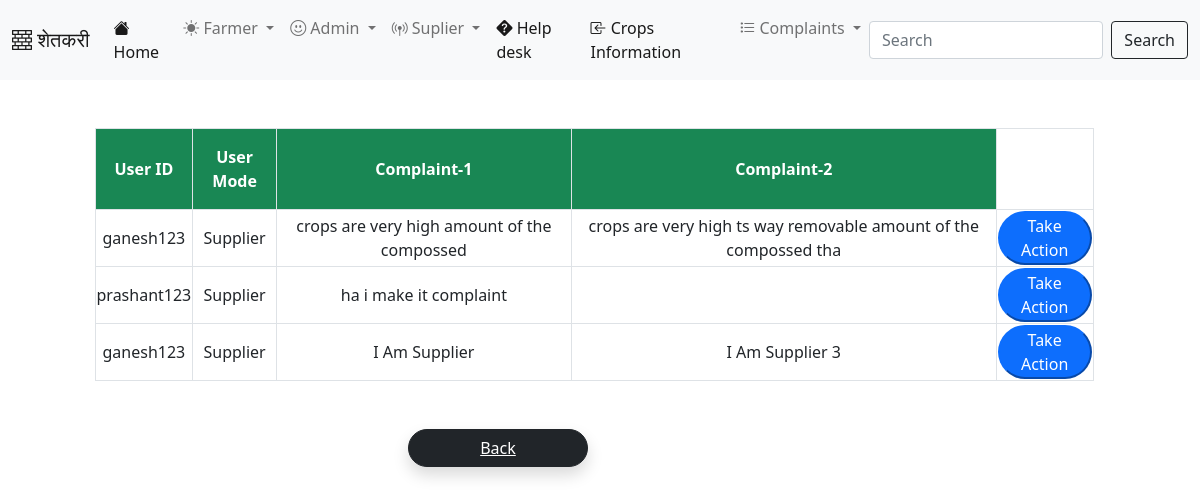
/seecomp.php, run on the app's committed database.
### tables this page shows
CREATE TABLE `complaint` (
  `ID` varchar(55) NOT NULL,
  `Mode` varchar(25) NOT NULL,
  `Complaint_1` varchar(255) NOT NULL,
  `Complaint_2` varchar(255) NOT NULL
);

### seecomp.php (the view, shortened to what this page needs)
<!DOCTYPE html>
<html lang="en">
<head>
    <link href="https://cdn.jsdelivr.net/npm/bootstrap@5.1.3/dist/css/bootstrap.min.css" rel="stylesheet">
    <link rel="stylesheet" href="https://cdn.jsdelivr.net/npm/bootstrap-icons@1.7.2/font/bootstrap-icons.css">
</head>
<body>
    <nav class="navbar navbar-expand-lg navbar-light bg-light">
        <div class="container-fluid">
          <div class="collapse navbar-collapse" id="navbarTogglerDemo01">
            <a class="navbar-brand" href="#"> <i class="bi bi-bricks">  </i> शेतकरी </a>
            <ul class="navbar-nav me-auto mb-2 mb-lg-0">
                    <li class="nav-item">
                        <a class="nav-link active" aria-current="page" href="homeFarmer.html"> <i
                                class="bi bi-house-fill"></i> Home </a>
                    </li>
                    <li class="nav-item dropdown active">
                        <a class="nav-link dropdown-toggle" href="#" id="navbarScrollingDropdown" role="button"
                            data-bs-toggle="dropdown" aria-expanded="false">
                            <i class="bi bi-brightness-high-fill"></i> Farmer
                        </a>
                    </li>
                    <li class="nav-item dropdown">
                        <a class="nav-link dropdown-toggle" href="#" id="navbarScrollingDropdown" role="button"
                            data-bs-toggle="dropdown" aria-expanded="false">
                            <i class="bi bi-emoji-smile"></i> Admin
                        </a>
                    </li>
                    <li class="nav-item dropdown active">
                        <a class="nav-link dropdown-toggle" href="#" id="navbarScrollingDropdown" role="button"
                            data-bs-toggle="dropdown" aria-expanded="false">
                            <i class="bi bi-broadcast-pin"></i> Suplier
                        </a>
                    </li>
                    <li class="nav-item">
                        <a class="nav-link active" aria-current="page" href="#"> <i
                                class="bi bi-question-diamond-fill"></i> Help desk </a>
                    </li>
                    <li class="nav-item">
                        <a class="nav-link active" aria-current="page" href="#"> <i class="bi bi-box-arrow-in-left"></i>
                            Crops Information </a>
                    </li>
                    <li class="nav-item dropdown active">
                        <a class="nav-link dropdown-toggle" href="#" id="navbarScrollingDropdown" role="button"
                            data-bs-toggle="dropdown" aria-expanded="false">
                            <i class="bi bi-list-task"></i> Complaints
                        </a>
                    </li>
                </ul>
            <form class="d-flex">
              <input class="form-control me-2" type="search" placeholder="Search" aria-label="Search">
              <button class="btn btn-outline-dark" type="submit">Search</button>
            </form>
          </div>
        </div>
      </nav>
      <div class="container m-4 p-4">
        <div class="row d-flex justify-content-center">
            <div class="col-lg-11 col-12">
                <div class="table-responsive">
                    <table class="table-striped text-center rounded-pill table-bordered border  text" border>
                        <thead class="bg-success text">
                            <tr class="">
                                <th class="py-3 text-white"> User ID </th>
                                <th class="py-3 text-white"> User Mode</th>
                                <th class="py-3 text-white"> Complaint-1 </th>
                                <th class="py-3 text-white"> Complaint-2</th>
                                       </tr>
                        </thead>
                        <tbody>
                            <?php
                            $con=mysqli_connect("localhost","root","","fawsp");
                            $sql="Select * from Complaint";
                            $query=mysqli_query($con,$sql);
                            while($rst=mysqli_fetch_array($query))
                            {
                                ?>
                                <tr>
                                    <td>
                                        <?php echo $rst['ID']; ?>
                            </td><td><?php echo $rst['Mode']; ?>
                            </td><td><?php echo $rst['Complaint_1']; ?>
                            </td><td> <?php echo $rst['Complaint_2']; ?>
                            </td>   <td>
                                      <button class="btn-primary rounded-pill" type="button" >
                                         Take Action
                                      </button>
                                    </td>
                                </tr>
                                <?php
                            }
                            ?>
                        </tbody>
                    </table>
                </div>
            </div>
        </div>
    </div>
    <div class="row">
    <div class="col-4">
    </div>
    <div class="col-2 ">
                <button type="reset" class="btn btn-dark shadow w-100 rounded-pill"> <a class="text-white" href="adminhome.php"> Back </a> </button>
              </div>
              </div>
</body>
</html>

### data on the page
complaint: ID "ganesh123", Mode "Supplier", Complaint_1 "crops are very high amount of the compossed", Complaint_2 "crops are very high ts way removable amount of the compossed tha"
complaint: ID "prashant123", Mode "Supplier", Complaint_1 "ha i make it complaint"
complaint: ID "ganesh123", Mode "Supplier", Complaint_1 "I Am Supplier", Complaint_2 "I Am Supplier 3"
